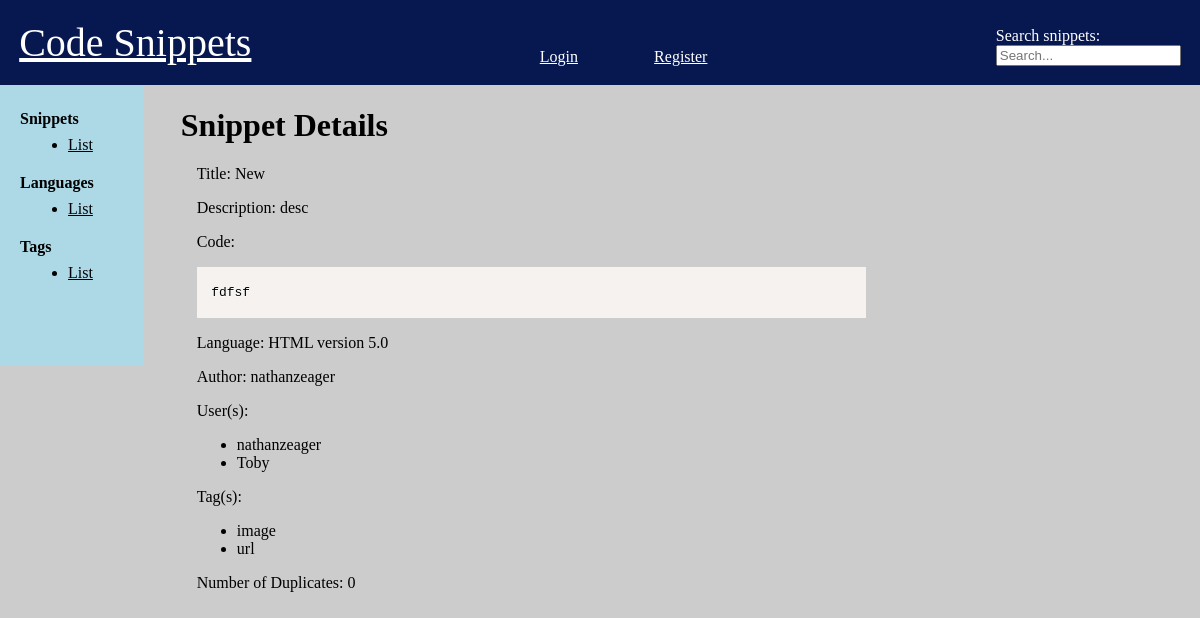
The app's page /snippets/9 with its own data.
### snippets/models.py (models this page shows, shortened)
class Snippet(models.Model):
    title = models.CharField(max_length=255, default='')
    description = models.CharField(max_length=512, default='', blank=True)
    code = models.TextField()
    language = models.ForeignKey(
        'Language', on_delete=models.CASCADE, related_name='snippets', blank=True, null=True)
    user = models.ManyToManyField(
        'User', related_name='snippets')
    author = models.ForeignKey(
        'User', on_delete=models.CASCADE, related_name='my_snippet')
    parent = models.ForeignKey(
        'Snippet', on_delete=models.SET_NULL, related_name='forks', blank=True, null=True)
    created_at = models.DateTimeField(auto_now_add=True)
    tag = models.ManyToManyField('Tag', related_name='snippets', blank=True)

class Language(models.Model):
    name = models.CharField(max_length=255)
    version = models.FloatField(blank=True, null=True)
    def __str__(self):
        return f'{self.name} version {self.version}'

class User(BaseUser):
    pass

class Tag(models.Model):
    name = models.CharField(max_length=25)
    def __str__(self):
        return f'{self.name}'

### snippets/views.py (the view)
# urls.py: path('snippets/<int:pk>', views.detail_snippet, name='detail_snippet'),
def detail_snippet(request, pk):
    snippet = get_object_or_404(Snippet, pk=pk)
    return render(request, 'snippets/detail_snippet.html', {"snippet": snippet, "users": snippet.user.all(), "tags": snippet.tag.all(), "forks": snippet.forks.count()})

### templates/snippets/detail_snippet.html (shortened to what this page needs)
{% extends 'base.html' %}
{% block content %}
    <h1>
        Snippet Details
    </h1>
    <div class="details">
        <p>Title: {{ snippet.title }}</p>
        <p>Description: {{ snippet.description }}</p>
        <p>Code: <pre><code class='language-css'>{{ snippet.code }}</code></pre></p>
        <p>Language: {{ snippet.language }}</p>
        <p>Author: {{ snippet.author }}</p>
        <p>User(s): <ul>{% for user in users %} <li>{{ user }}</li> {% endfor %} </ul></p>
        <p>Tag(s): <ul>{% for tag in tags %} <li>{{ tag }}</li> {% endfor %}</ul></p>
        <p>Number of Duplicates: {{ forks }}</p>
    </div>
{% endblock content %}

### static/css/prism.css (style rules this page uses)
code[class*=language-],pre[class*=language-] { color:#000;background:0 0;text-shadow:0 1px #fff;font-family:Consolas,Monaco,'Andale Mono','Ubuntu Mono',monospace;font-size:0.9em;text-align:left;white-space:pre;word-spacing:normal;word-break:normal;word-wrap:normal;line-height:1.5;-moz-tab-size:4;-o-tab-size:4;tab-size:4;-webkit-hyphens:none;-moz-hyphens:none;-ms-hyphens:none;hyphens:none }
pre[class*=language-] { padding:1em;margin:.5em 0;overflow:auto }
:not(pre)>code[class*=language-],pre[class*=language-] { background:#f5f2f0 }

### static/css/style.css (style rules this page uses)
html, body { margin: 0; padding: 0; }
body { background-color: #ccc; }
h1 { display: flex; justify-content: space-between; }
.details { padding-left: 1rem; }
.language-css { width: 40rem; }

### records on screen
Snippet: title "New", description "desc", language "HTML version 5.0", author "nathanzeager"
User: username "nathanzeager"
User: username "Toby"
Tag: name "image"
Tag: name "url"

### other values on screen
{{ forks }} "0"
